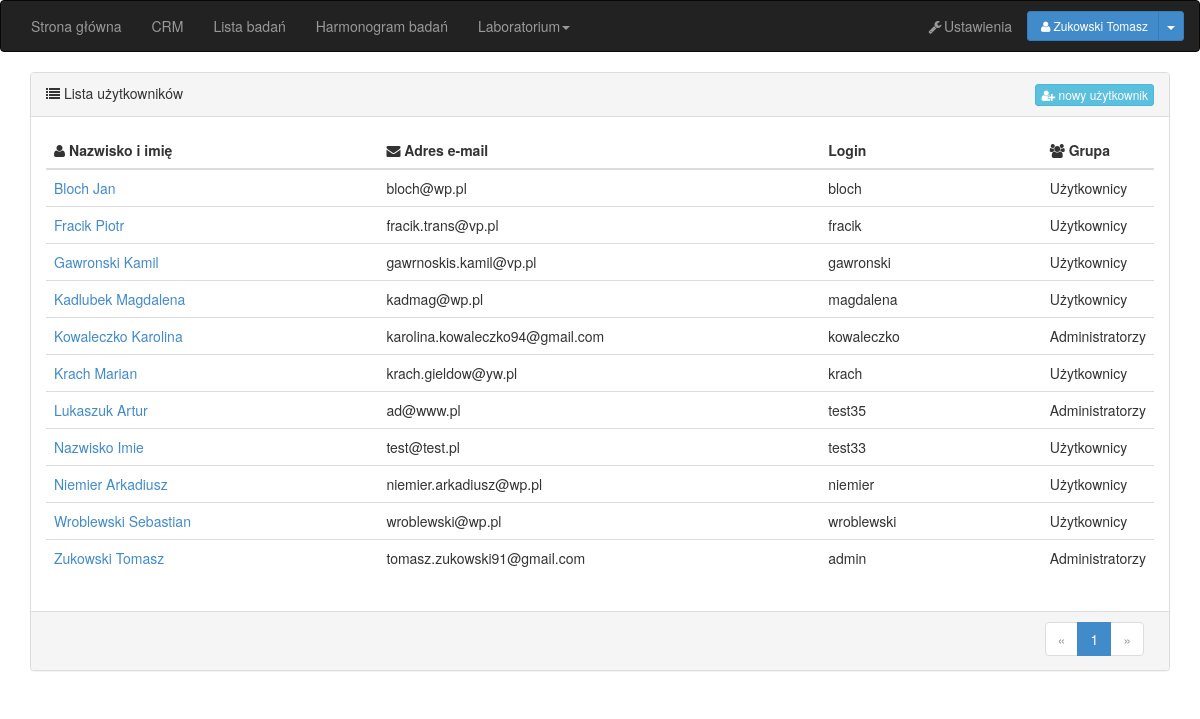
Screenshot of /users/manage (signed in) with the database file from the repository.
### tables this page shows
CREATE TABLE IF NOT EXISTS `_conf_navigation_links` (
`id` int(11) NOT NULL,
  `link` varchar(255) NOT NULL,
  `description` text NOT NULL,
  `location` varchar(255) NOT NULL,
  `_permission` int(11) NOT NULL DEFAULT '0',
  `_active` int(11) NOT NULL DEFAULT '1',
  `_parent` int(11) NOT NULL DEFAULT '0',
  `_possition` int(11) NOT NULL DEFAULT '1'
);

CREATE TABLE IF NOT EXISTS `_users_list` (
`id` int(11) NOT NULL,
  `forename` varchar(50) NOT NULL,
  `surname` varchar(50) NOT NULL,
  `email` varchar(50) NOT NULL,
  `login` varchar(50) NOT NULL,
  `password` varchar(150) NOT NULL,
  `group` tinyint(1) NOT NULL DEFAULT '0',
  `_active` tinyint(4) NOT NULL DEFAULT '1'
);

CREATE TABLE IF NOT EXISTS `_users_groups` (
`id` int(11) NOT NULL,
  `type_name` varchar(50) NOT NULL,
  `description` text NOT NULL,
  `_active` tinyint(4) NOT NULL DEFAULT '1'
);

### Controllers/users_controller.php (called while the page is built, shortened)
<?php
class users_controller extends controller
{
    public function manage()
    {
        $View = $this->loadView();
        $View->manage();
        $View->render('manage');
    }
}

### index.php (called while the page is built, shortened)
<?php
$URL = new Router();
$Controller = new $controller_name();
$action_name = $URL->getAction();
$Controller->$action_name($URL->getParams());
?>

### Models/model.php (called while the page is built, shortened)
<?php
abstract class model
{
    protected $pdo;
    public function __construct()
    {
        try
        {
            $this->pdo = new PDO('mysql:host=' . $settings['host'] . ';dbname=' . $settings['dbase'], $settings['user'], $settings['pass'],array(PDO::MYSQL_ATTR_INIT_COMMAND => "SET NAMES utf8") );
            $this->pdo->setAttribute(PDO::ATTR_ERRMODE, PDO::ERRMODE_EXCEPTION);
        } catch(PDOException $e)
        {
            if(isset($_SESSION['id']))
            {
                Permissions::forwarding('/users/log_out/');
            }
            if(strpos($_SERVER['REQUEST_URI'],'/modules/install_app')===false)
            {
                view::setAlertPanel('Nie udało się połączyć z bazą danych! <a href="/modules/install_app/">Instalator</a>', 'danger', null, null);
            }
        }
    }
    public function getData($query = null, $mode = true)
    {
        try
        {
            $result = $this->pdo->query($query);
            if(!empty($result))
            {
                if($mode==true)
                {
                    $data = null;
                    while($row = $result->fetch(PDO::FETCH_ASSOC))
                    {
                        $data[] = $row;
                    }
                }
                else
                {
                    $data = null;
                    while($row = $result->fetch(PDO::FETCH_ASSOC))
                    {
                        $data[] = $row;
                    }
                }
                return $data;
            }
        } catch(PDOException $e)
        {
            return false;
        }
        return false;
    }
}

### Permissions.class.php (called while the page is built, shortened)
<?php
class Permissions {
    public static function checkPermission($right, $forwarding=false) {
        if(!empty($_SESSION['id']))
        {
            if(is_string($right))
            {
                $right = trim($right);
            }
            if($right===true)
            {
                return true;
            }
            if(is_string($right) && !empty($right))
            {
                if(in_array($right,$_SESSION['rights_set']))
                {
                    return true;
                }
            }
            return false;
        }
    }
}

### Models/users_model.php (called while the page is built, shortened)
<?php
class users_model extends model {
    public function getUsers($id = null, $group = null)
    {
        if($id === null)
        {
            if(!isset($group))
            {
                return ($this->getData("SELECT _users_list.*, _users_groups.type_name AS group_name
                                    FROM _users_list
                                    JOIN _users_groups
                                    ON _users_groups.id = _users_list.`group`
                                    WHERE _users_list._active = 1
                                    ORDER BY surname ASC, forename DESC", false));
            }
        }
    }
}

### Views/users_view.php (called while the page is built, shortened)
<?php
class users_view extends view {
    public function manage() {
        $Model = $this->loadModel();
        $users = $Model->getUsers();
    }
}

### Templates/default/users/manage.php (the view, shortened to what this page needs)
<!DOCTYPE html>
<html>
    <head>
        <?php include 'Templates/'.$_SESSION['layout'].'/Const/header.php'; ?>
    </head>
    <body>
        <?php include 'Templates/'.$_SESSION['layout'].'/Const/main_nav_bar.php'; ?>
        <div class="container">
            <div class="row">
                <div class="col-sm-12">
                    <div class="panel panel-default">
                        <div class="panel-heading">
                            <div class="row">
                                <div class="col-sm-6">
                                    <i class="fa fa-list"></i> Lista użytkowników
                                </div>
                                <div class="col-sm-6 text-right">
                                    <?php
                                    if(Permissions::checkPermission('users_new_one'))
                                    {
                                        echo '<a href="/users/new_user"><button class="btn btn-xs btn-info"><i class="fa fa-user-plus"></i> nowy użytkownik</button></a>';
                                    }
                                    ?>
                                </div>
                            </div>
                        </div>
                        <div class="panel-body">
                            <table class="table table-responsive table-hover">
                                <thead>
                                    <tr>
                                        <th style="width: 30%;"><i class="fa fa-user"></i> Nazwisko i imię</th>
                                        <th><i class="fa fa-envelope"></i> Adres e-mail</th>
                                        <th style="width: 20%;">Login</th>
                                        <th style="width: 10%;"><li class="fa fa-group"></li> Grupa</th>
                                    </tr>
                                </thead>
                                <tbody>
                                <?php
                                if($users = $this->get('users_info'))
                                {
                                    foreach($users as $user)
                                    {
                                        ?>
                                        <tr>
                                            <td>
                                                <a href="/users/details/<?php echo $user['id']; ?>"><?php echo $user['surname'] . " " . $user['forename']; ?></a>
                                            </td>
                                            <td><?php echo $user['email']; ?></td>
                                            <td><?php echo $user['login']; ?></td>
                                            <td><?php echo $user['group_name']; ?></td>
                                        </tr>
                                    <?php
                                    }
                                }
                                else
                                {
                                    ?>
                                    <tr>
                                        <td class="text-center text-info" colspan="5">Brak zarejestrowanych użytkowników.</td>
                                    </tr>
                                    <?php
                                }
                                ?>
                                </tbody>
                            </table>
                        </div>
                        <div class="panel-footer text-right">
                            <?php
                            echo $this->get('_pgn');
                            ?>
                        </div>
                    </div>
                </div>
            </div>
        </div>
    </body>
</html>

### Models/navigation_model.php (shortened to what this page needs)
<?php
class navigation_model extends model {
    public $links;
    public function setLinks() {
        $links = $this->getData("SELECT
                                          _conf_navigation_links.*,
                                          (SELECT IF(_rights_set.right_name IS NOT NULL, _rights_set.right_name, 'asd')
                                           FROM _rights_set
                                           WHERE _rights_set.id = _conf_navigation_links._permission) AS permission
                                        FROM _conf_navigation_links
                                        ORDER BY _possition, link", false);
        for($i=0;$i<count($links);$i++)
        {
            if(is_null($links[$i]['permission']))
                $links[$i]['permission']=true;
        }
        $this->links = $links;
    }
    public function hasChildren($parent=null, $active = false) {
        if(!empty($parent) || is_string($parent))
        {
            if($active==false)
            {
                return $this->getData("SELECT _conf_navigation_links.* FROM _conf_navigation_links WHERE _parent = '$parent'", false);
            }
            else
            {
                return $this->getData("SELECT _conf_navigation_links.* FROM _conf_navigation_links WHERE _active = '1' AND _parent = '$parent'", false);
            }
        }
        else
        {
            return false;
        }
    }
    public function renderNavigation() {
    try
    {
        if(!empty($this->links) && is_array($this->links))
        {
            foreach($this->links as $link)
            {
                if($link['_parent']==0)
                {
                    if(!$this->hasChildren($link['id'],true))
                    {
                        if(Permissions::checkPermission($link['permission']) && $link['_active']==1)
                        {
                            echo '<li><a href="/'.$link['location'].'">' . $link['link'] . '</a></li>';
                        }
                    }
                    else
                    {
                        if(Permissions::checkPermission($link['permission']) && $link['_active']==1)
                        {
                            echo "<li class='dropdown'>";
                            echo '<a href="#" class="dropdown-toggle" data-toggle="dropdown">' . $link['link'] . '<span class="caret"></span></a>';
                            echo "</li>";
                        }
                    }
                }
            }
        }
        else
        {
            throw new Exception('You should first run getLinks();');
        }
    }
    catch(Exception $e)
        {
            echo $e->getMessage();
            return false;
            exit;
        }
    }
}

### rows the page displays
_conf_navigation_links: link "Strona główna"
_conf_navigation_links: link "CRM"
_conf_navigation_links: link "Lista badań"
_conf_navigation_links: link "Harmonogram badań"
_conf_navigation_links: link "Laboratorium"
_users_list: surname "Bloch", forename "Jan", email "bloch@wp.pl", login "bloch", _users_groups.type_name "Użytkownicy"
_users_list: surname "Fracik", forename "Piotr", email "fracik.trans@vp.pl", login "fracik", _users_groups.type_name "Użytkownicy"
_users_list: surname "Gawronski", forename "Kamil", email "gawrnoskis.kamil@vp.pl", login "gawronski", _users_groups.type_name "Użytkownicy"
_users_list: surname "Kadlubek", forename "Magdalena", email "kadmag@wp.pl", login "magdalena", _users_groups.type_name "Użytkownicy"
_users_list: surname "Kowaleczko", forename "Karolina", email "karolina.kowaleczko94@gmail.com", login "kowaleczko", _users_groups.type_name "Administratorzy"
_users_list: surname "Krach", forename "Marian", email "krach.gieldow@yw.pl", login "krach", _users_groups.type_name "Użytkownicy"
_users_list: surname "Lukaszuk", forename "Artur", email "ad@www.pl", login "test35", _users_groups.type_name "Administratorzy"
_users_list: surname "Nazwisko", forename "Imie", email "test@test.pl", login "test33", _users_groups.type_name "Użytkownicy"
_users_list: surname "Niemier", forename "Arkadiusz", email "niemier.arkadiusz@wp.pl", login "niemier", _users_groups.type_name "Użytkownicy"
_users_list: surname "Wroblewski", forename "Sebastian", email "wroblewski@wp.pl", login "wroblewski", _users_groups.type_name "Użytkownicy"
_users_list: surname "Zukowski", forename "Tomasz", email "tomasz.zukowski91@gmail.com", login "admin", _users_groups.type_name "Administratorzy"

### other values shown
$_SESSION['user'] "Zukowski Tomasz"
$pgn_counter "1"
